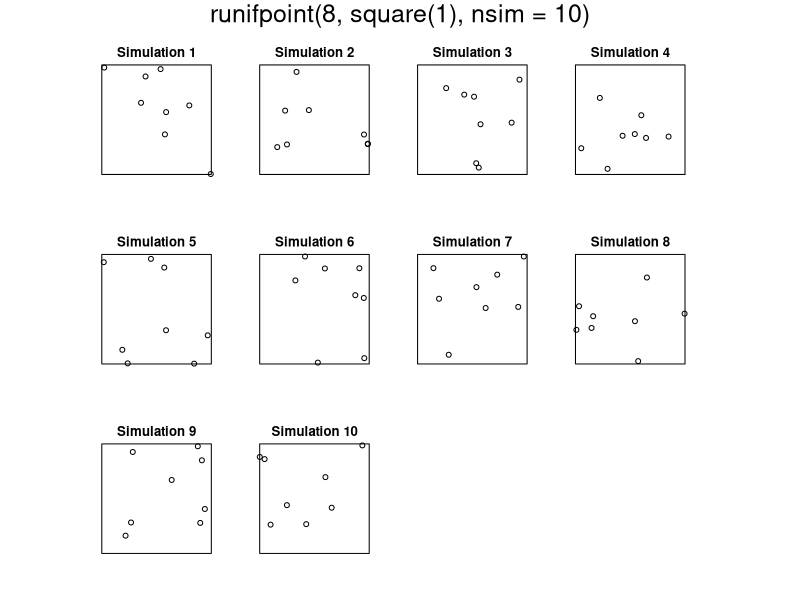
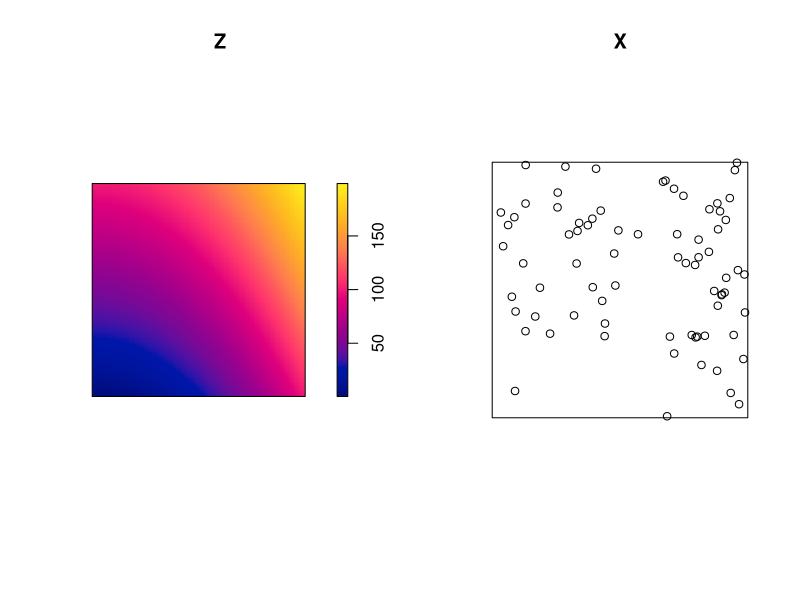
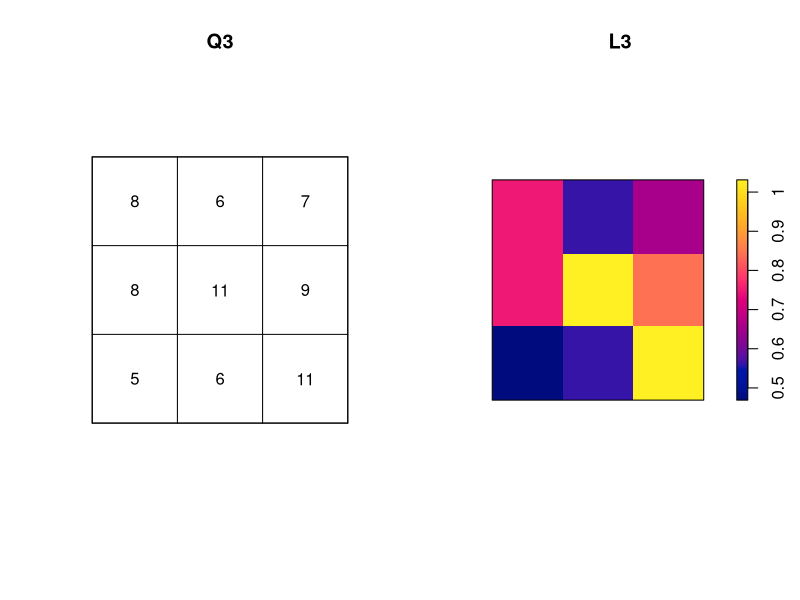
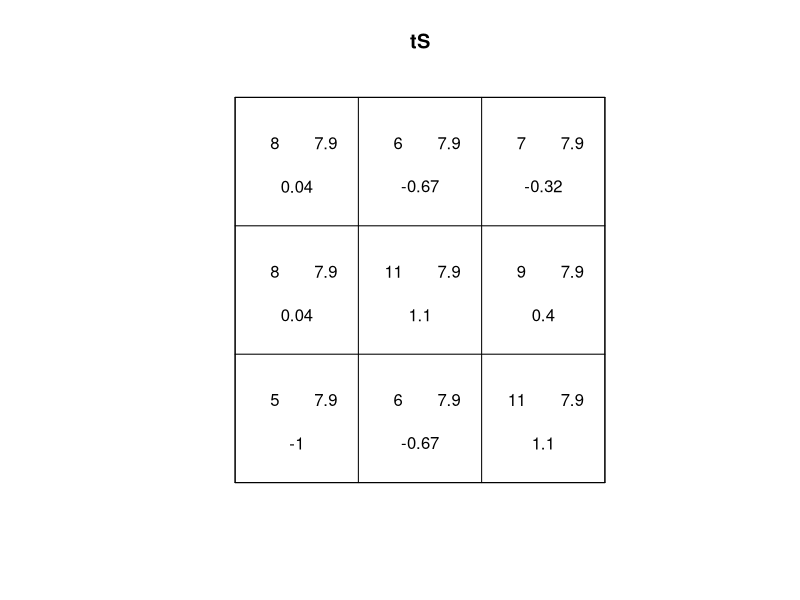
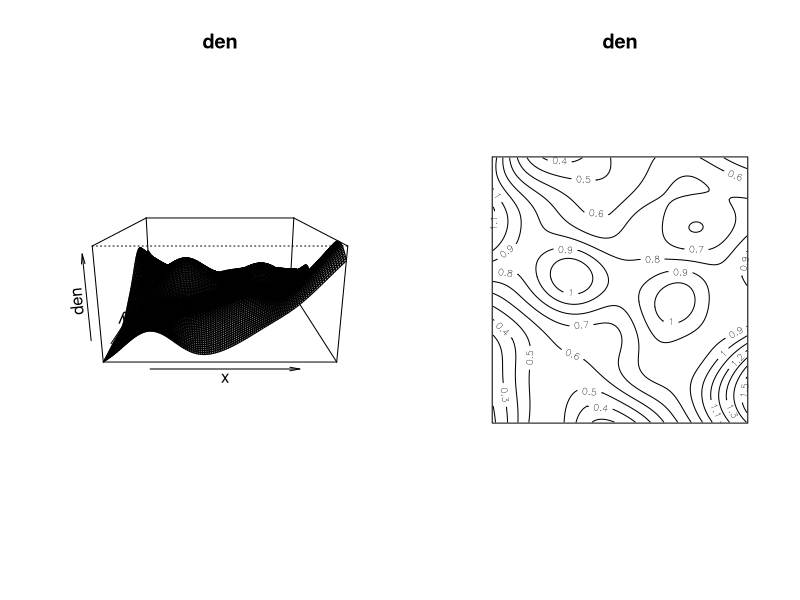
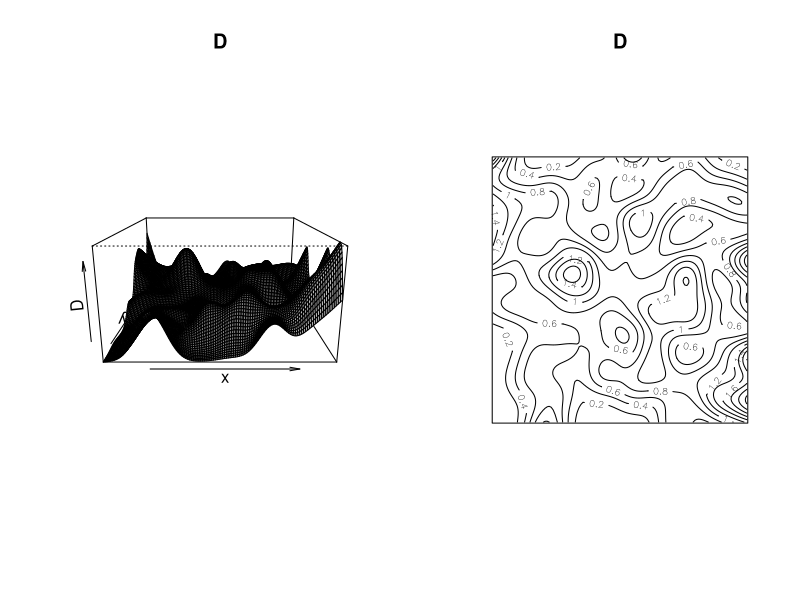
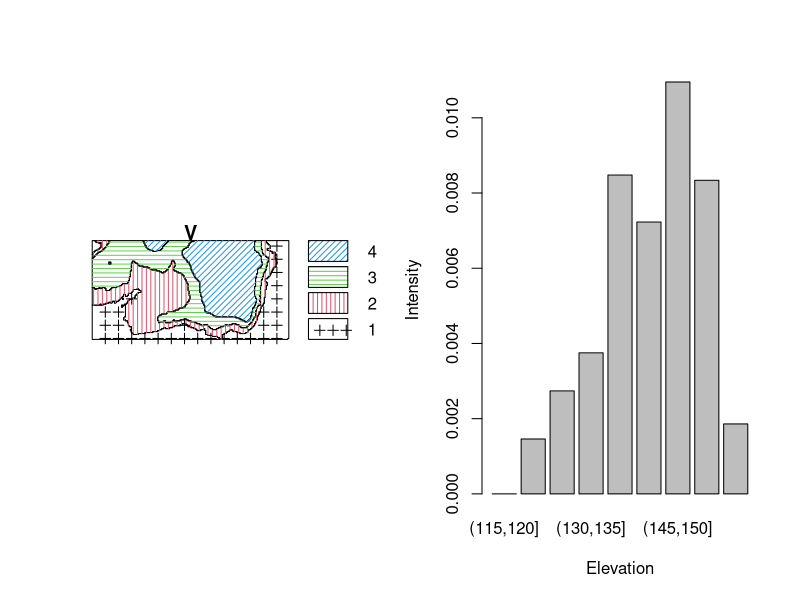
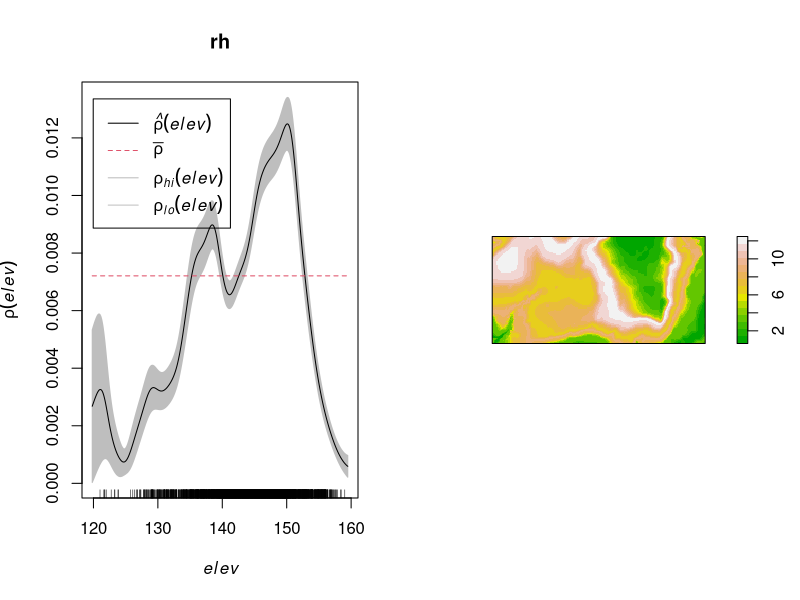

Write R code to recreate these figures, in order.
## ---- chunk 1
library(spatstat)
## ---- chunk 2
# Simulating a Binomial Point process with n=8
plot(runifpoint(8,square(1),nsim=10))
#Simulating an inhomogeneous Poisson process with varying intensity
par(mfrow=c(1,2))
lambda =function(x,y) { 100 * (x^2+y) }
Z=as.im(lambda, unit.square())
X=rpoispp(Z)
plot.im(Z)
plot(X)
## ---- chunk 3
#Calculation of the mean intensity for the swedishpines data set
npoints(swedishpines)/area(Window(swedishpines))
intensity(swedishpines)
unitname(swedishpines) #units of  0.1 meters
intensity(rescale(swedishpines)) # Reescaled to the units of meters
# Calculation of the standard error
X=rescale(swedishpines)
lam = intensity(X)
sdX= sqrt(lam/area(Window(X)))
sdX
## ---- chunk 4
#Quadrat Count
swp= rescale(swedishpines)
Q3= quadratcount(swp, nx=3, ny=3)
Q3
par(mfrow=c(1,2))
plot(Q3)
L3=intensity(Q3, image=TRUE) 
plot(L3)
dev.off()
# Quadrat test
tS= quadrat.test(swp, 3,3) 
tS
plot(tS)
## ---- chunk 5
# Intensity estimation using a 
#Gaussian kernel function
den=density(swp,sigma=1)
#Plotting the density function
par(mfrow=c(1,2))
persp.im(den,col="gray")
contour.im(den)
#Optimizing the bandwidth selection
#using the  Diggle and Berman's method
D = density(swp, sigma=bw.diggle)
persp.im(D,col="gray")
contour.im(D)
## ---- chunk 6
#Using covariates to analyze the intensity 
#of the process
summary(bei)
help("bei")
elev = bei.extra$elev #Get elevation from bei.extra
b = quantile(elev, probs=(0:4)/4, type=2)
Zcut = cut(elev, breaks=b, labels=1:4) 
V = tess(image=Zcut) #Creates a tessellation
textureplot(V)
#Quadratcount works with tesselations
qb = quadratcount(bei, tess=V)
qb
quadrat.test(qb)#chi-square test using tesselations
#Dividing elevation into equal length intervals
b5= seq(0, 5 * ceiling(max(elev)/5), by=5)
Zcut5 = cut(elev, breaks=b5, include.lowest=TRUE)
Q5 = quadratcount(bei, tess=tess(image=Zcut5)) 
lam5 = intensity(Q5) #Estimate intensity for each elevation interval
barplot(lam5,xlab="Elevation",ylab="Intensity")
#rho function estimation
rh= rhohat(bei, elev) #Estimate intensity as a function of elevation
print(rh) #Information about rh
plot(rh) #plot rho vs point elevations
#Producing an image of rho
plot(predict(rh)*1000,main="",col=terrain.colors(15)) 
rhf =as.function(rh)
rhf(130) #Evaluation of rho at a given elevation
#rho estimate validation
pred = predict(rh) 
kden = density.ppp(bei, 50)
Window(pred) #Get window
Window(kden) #Get window
Window(kden)=Window(pred) #Make windows compatible
pairs(pred,kden)
plot(eval.im(kden - pred),col=terrain.colors(15),main="")
#Using elevation and gradient to estimate the intensity
#data set: bei.extra
help(bei.extra)
summary(bei.extra) #two images: elevation and gradient
with(bei.extra, rho2hat(bei, grad, elev)) 
#Testing CSR using exact values of elevation 
cdf=cdf.test(bei, elev)
plot(cdf)
